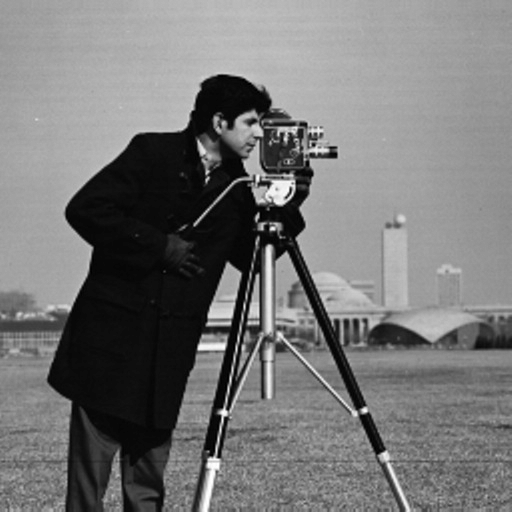
#> input picture Artificial Intelligence with Python/Theory/cameraman.png, 512 x 512 px
$ python demo_arrays_tables_vectors_matrices_part3.py
#> lines starting #> are read from the running program, lines starting #| are printed output that depends on the picture

import numpy as np
import matplotlib.pyplot as plt
import matplotlib.image as mpimg

# Plotting data points
x = [1,2,3,4]
y = [1,4,9,16]
plt.plot(x,y,marker="+")
plt.show()

# More points => more accurate picture
x = np.linspace(0,7,100)
y = np.sin(x)
plt.plot(x,y,color="black",linestyle="--")
plt.title("Sine wave ",color="red",fontsize=24)
plt.xlabel("x")
plt.ylabel("y")
plt.show()
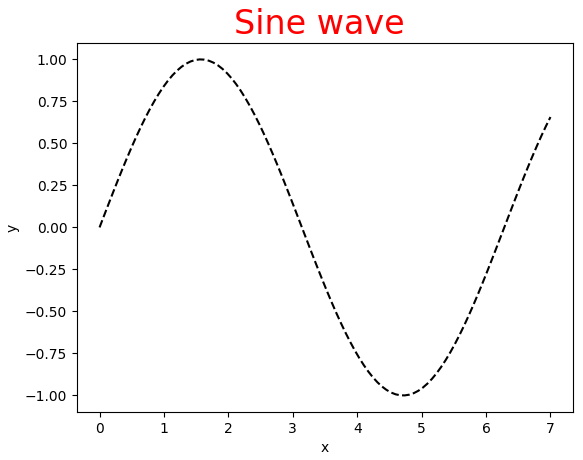
#> figure drawn by matplotlib, 1 panel; curve peaks at x = 1.56, y = 1

# New picture starting here
y2 = np.cos(x)
plt.plot(x,y,"r--",x,y2,"b:")
plt.plot(x,np.sin(x/2))
plt.legend(['sin(x)','cos(x)','sin(x/2)'])
plt.show()
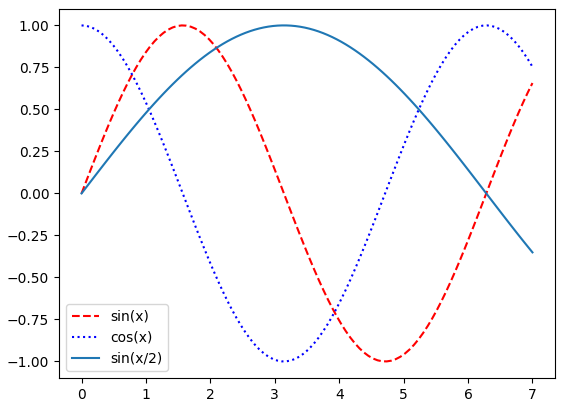
#> figure drawn by matplotlib, 1 panel; curve peaks at x = 1.56, y = 1; curve peaks at x = 0, y = 1; curve peaks at x = 3.11, y = 1


# Dividing picture to subpictures
plt.subplot(1,2,1)
plt.plot(x,y)
plt.subplot(1,2,2)
plt.plot(x,y2)
plt.suptitle('Common title   ')
plt.savefig("Picture_tables_arrays_vectors_matrices.png")  # save the plot as image
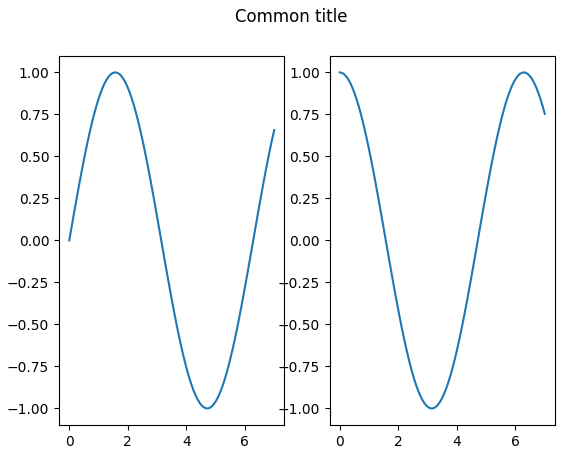
#> figure drawn by matplotlib, 2 panels; panel 1: curve peaks at x = 1.56, y = 1; panel 2: curve peaks at x = 0, y = 1
plt.show()


# Bar graph
plt.bar(['2018','2019','2020'],[10000,12000,13000],color="cyan")
plt.title('Sales')
plt.xlabel('Year')
plt.show()
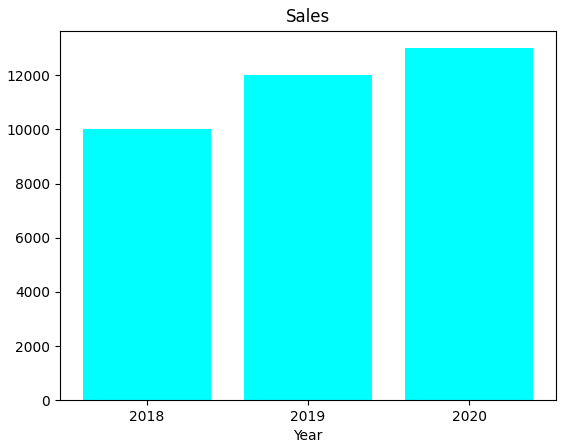
#> figure drawn by matplotlib, 1 panel; tallest bar 13000 high, from x = 1.6 to 2.4


# Histogram
x = np.random.randn(2000)
plt.hist(x,20)  # second parameter is the number of buckets (columns)
plt.show()
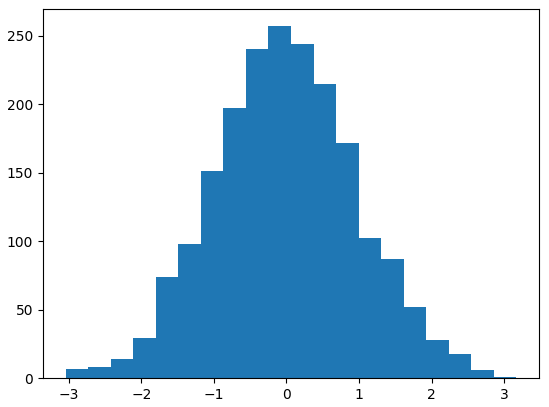
#> figure drawn by matplotlib, 1 panel; tallest bar 257 high, from x = -0.248 to 0.0624


# Scatter plot
x = np.random.randn(200)
y = np.random.randn(200)
plt.scatter(x,y)
plt.show()
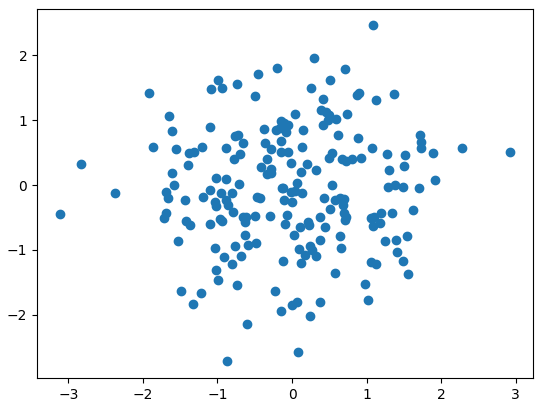
#> figure drawn by matplotlib, 1 panel


points = np.arange(-2,2,0.01)
x,y = np.meshgrid(points,points)
z = np.sqrt(x**2 + y**2)
plt.imshow(z)
plt.colorbar()
plt.show()
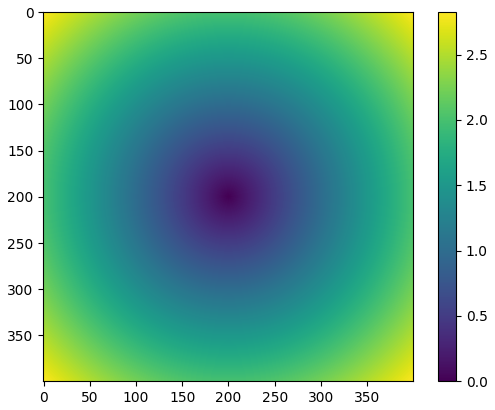
#> figure drawn by matplotlib, 2 panels

# Reading picture from file to table
I = mpimg.imread('cameraman.png')
#> I is the input picture: shape (512, 512, 4) float32; mean R, G, B, A 0.463, 0.463, 0.463, 1
print(I.shape)
#| (512, 512, 4)
plt.imshow(I)
plt.show()
